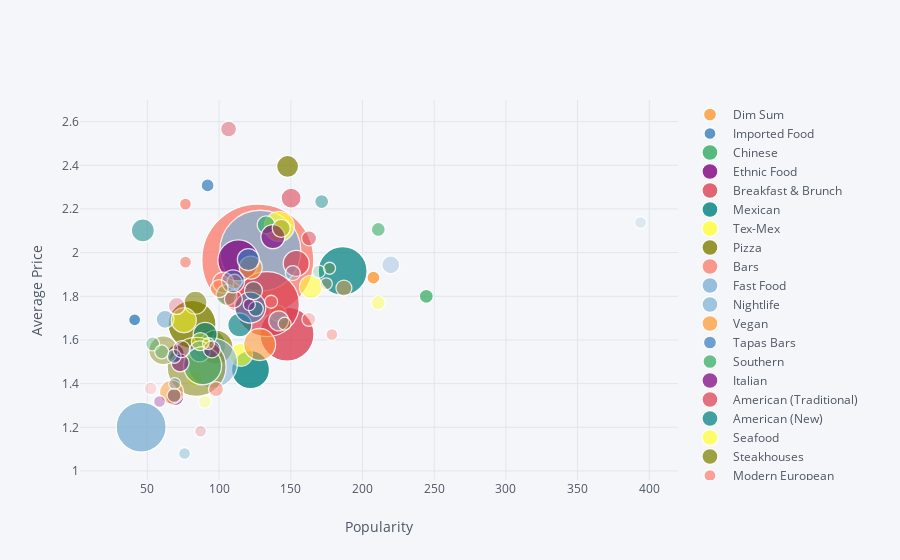

Notebook source saved alongside this figure:
### Markdown cell above
## Bubble chart for Avg Price vs Popularity (radius: total number of restaurants)

### Code cell
revDf=pd.DataFrame(data,columns=['Category','AvgReview','AvgPrice', 'TotalRest'])
import plotly.plotly as py
import cufflinks as cf
from plotly.offline import init_notebook_mode
init_notebook_mode(connected=True)
cf.set_config_file(offline=True, world_readable=True, theme='pearl')
revDf.iplot(kind='bubble', x='AvgReview', y='AvgPrice', size='TotalRest', text='TotalRest', categories='Category',
             xTitle='Popularity', yTitle='Average Price',
             filename='cufflinks/simple-bubble-chart')

### Figure 1 — Plotly figure (JSON) as saved in the notebook; plotly's stock layout.template omitted (floating-point values rounded to 4 significant figures)
{"data": [{"marker": {"color": "rgba(255, 153, 51, 1.0)", "line": {"width": 1.3}, "opacity": 0.8, "size": [13], "symbol": "circle"}, "mode": "markers", "name": " Dim Sum", "text": [35], "textfont": {"color": "#4D5663"}, "type": "scatter", "uid": "7424e561-65b1-471e-9ef1-405537c6eabf", "x": [207.6], "y": [1.886]}, {"marker": {"color": "rgba(55, 128, 191, 1.0)", "line": {"width": 1.3}, "opacity": 0.8, "size": [12], "symbol": "circle"}, "mode": "markers", "name": " Imported Food", "text": [26], "textfont": {"color": "#4D5663"}, "type": "scatter", "uid": "a15d7619-7a9c-484a-9a8d-176e0f286d0d", "x": [41.12], "y": [1.692]}, {"marker": {"color": "rgba(50, 171, 96, 1.0)", "line": {"width": 1.3}, "opacity": 0.8, "size": [32], "symbol": "circle"}, "mode": "markers", "name": " Chinese", "text": [286], "textfont": {"color": "#4D5663"}, "type": "scatter", "uid": "815499fa-2186-4b6d-a6c4-e01ac5521fd7", "x": [93.47], "y": [1.577]}, {"marker": {"color": "rgba(128, 0, 128, 1.0)", "line": {"width": 1.3}, "opacity": 0.8, "size": [17], "symbol": "circle"}, "mode": "markers", "name": " Ethnic Food", "text": [89], "textfont": {"color": "#4D5663"}, "type": "scatter", "uid": "24144f26-889e-4ebc-a3c1-f93b74dd85a2", "x": [69.83], "y": [1.539]}, {"marker": {"color": "rgba(219, 64, 82, 1.0)", "line": {"width": 1.3}, "opacity": 0.8, "size": [54], "symbol": "circle"}, "mode": "markers", "name": " Breakfast & Brunch", "text": [565], "textfont": {"color": "#4D5663"}, "type": "scatter", "uid": "357fcf6a-d40f-4a17-abbd-2128f999c3cd", "x": [147.3], "y": [1.627]}, {"marker": {"color": "rgba(0, 128, 128, 1.0)", "line": {"width": 1.3}, "opacity": 0.8, "size": [38], "symbol": "circle"}, "mode": "markers", "name": " Mexican", "text": [360], "textfont": {"color": "#4D5663"}, "type": "scatter", "uid": "defc9177-1bcd-44d1-9fa2-7e90373a797b", "x": [121.9], "y": [1.464]}, {"marker": {"color": "rgba(255, 255, 51, 1.0)", "line": {"width": 1.3}, "opacity": 0.8, "size": [16], "symbol": "circle"}, "mode": "markers", "name": " Tex-Mex", "text": [73], "textfont": {"color": "#4D5663"}, "type": "scatter", "uid": "a8a7cfa0-59e5-434d-8295-c9403ce345fd", "x": [83.14], "y": [1.425]}, {"marker": {"color": "rgba(128, 128, 0, 1.0)", "line": {"width": 1.3}, "opacity": 0.8, "size": [48], "symbol": "circle"}, "mode": "markers", "name": " Pizza", "text": [490], "textfont": {"color": "#4D5663"}, "type": "scatter", "uid": "f5552a80-01ee-4eab-936d-ae3756e0682a", "x": [81.09], "y": [1.671]}, {"marker": {"color": "rgba(251, 128, 114, 1.0)", "line": {"width": 1.3}, "opacity": 0.8, "size": [112], "symbol": "circle"}, "mode": "markers", "name": " Bars", "text": [1306], "textfont": {"color": "#4D5663"}, "type": "scatter", "uid": "f8cdd321-e3f2-42b5-804a-709ba1e7e1c9", "x": [127.0], "y": [1.966]}, {"marker": {"color": "rgba(128, 177, 211, 1.0)", "line": {"width": 1.3}, "opacity": 0.8, "size": [50], "symbol": "circle"}, "mode": "markers", "name": " Fast Food", "text": [517], "textfont": {"color": "#4D5663"}, "type": "scatter", "uid": "cf960b46-9c7f-4eb1-8784-be7aa9b3fb31", "x": [45.65], "y": [1.201]}, {"marker": {"color": "rgba(128, 177, 211, 0.9101123595505618)", "line": {"width": 1.3}, "opacity": 0.8, "size": [81], "symbol": "circle"}, "mode": "markers", "name": " Nightlife", "text": [919], "textfont": {"color": "#4D5663"}, "type": "scatter", "uid": "87095541-5e80-452d-a08c-d09b33ec7331", "x": [128.8], "y": [2.009]}, {"marker": {"color": "rgba(255, 153, 51, 0.9101123595505618)", "line": {"width": 1.3}, "opacity": 0.8, "size": [16], "symbol": "circle"}, "mode": "markers", "name": " Vegan", "text": [83], "textfont": {"color": "#4D5663"}, "type": "scatter", "uid": "d3bcf6de-faa1-472b-a6f9-9fcf834d9564", "x": [141.0], "y": [1.723]}, {"marker": {"color": "rgba(55, 128, 191, 0.9101123595505618)", "line": {"width": 1.3}, "opacity": 0.8, "size": [13], "symbol": "circle"}, "mode": "markers", "name": " Tapas Bars", "text": [39], "textfont": {"color": "#4D5663"}, "type": "scatter", "uid": "8433034a-94c9-4999-b98a-99407bd4f40d", "x": [92], "y": [2.308]}, {"marker": {"color": "rgba(50, 171, 96, 0.9101123595505618)", "line": {"width": 1.3}, "opacity": 0.8, "size": [14], "symbol": "circle"}, "mode": "markers", "name": " Southern", "text": [50], "textfont": {"color": "#4D5663"}, "type": "scatter", "uid": "19a5c381-b4c4-4bca-846a-05eee366fcdf", "x": [244.5], "y": [1.8]}, {"marker": {"color": "rgba(128, 0, 128, 0.9101123595505618)", "line": {"width": 1.3}, "opacity": 0.8, "size": [41], "symbol": "circle"}, "mode": "markers", "name": " Italian", "text": [395], "textfont": {"color": "#4D5663"}, "type": "scatter", "uid": "b8dab96a-dbc6-4342-bf01-093c7f9466bc", "x": [113.4], "y": [1.965]}, {"marker": {"color": "rgba(219, 64, 82, 0.9101123595505618)", "line": {"width": 1.3}, "opacity": 0.8, "size": [65], "symbol": "circle"}, "mode": "markers", "name": " American (Traditional)", "text": [712], "textfont": {"color": "#4D5663"}, "type": "scatter", "uid": "e674c34b-67e2-4119-9d29-263999c3c51a", "x": [133.3], "y": [1.764]}, {"marker": {"color": "rgba(0, 128, 128, 0.9101123595505618)", "line": {"width": 1.3}, "opacity": 0.8, "size": [49], "symbol": "circle"}, "mode": "markers", "name": " American (New)", "text": [499], "textfont": {"color": "#4D5663"}, "type": "scatter", "uid": "f6093f5b-3402-4453-ad32-14b595e6c9e6", "x": [186.2], "y": [1.916]}, {"marker": {"color": "rgba(255, 255, 51, 0.9101123595505618)", "line": {"width": 1.3}, "opacity": 0.8, "size": [30], "symbol": "circle"}, "mode": "markers", "name": " Seafood", "text": [258], "textfont": {"color": "#4D5663"}, "type": "scatter", "uid": "7e6b6678-1baf-443b-851b-c1e865f1da9f", "x": [142.0], "y": [2.12]}, {"marker": {"color": "rgba(128, 128, 0, 0.9101123595505618)", "line": {"width": 1.3}, "opacity": 0.8, "size": [22], "symbol": "circle"}, "mode": "markers", "name": " Steakhouses", "text": [152], "textfont": {"color": "#4D5663"}, "type": "scatter", "uid": "cff412ee-a478-43f7-9765-cb5785644fe1", "x": [147.8], "y": [2.395]}, {"marker": {"color": "rgba(251, 128, 114, 0.9101123595505618)", "line": {"width": 1.3}, "opacity": 0.8, "size": [12], "symbol": "circle"}, "mode": "markers", "name": " Modern European", "text": [27], "textfont": {"color": "#4D5663"}, "type": "scatter", "uid": "bd662401-d4a5-4bf4-a29f-86f608b1d4d9", "x": [76.56], "y": [2.222]}, {"marker": {"color": "rgba(251, 128, 114, 0.8202247191011236)", "line": {"width": 1.3}, "opacity": 0.8, "size": [12], "symbol": "circle"}, "mode": "markers", "name": " Hookah Bars", "text": [23], "textfont": {"color": "#4D5663"}, "type": "scatter", "uid": "057c4198-2da0-41a4-8381-9e5eab036c04", "x": [76.57], "y": [1.957]}, {"marker": {"color": "rgba(128, 177, 211, 0.8202247191011236)", "line": {"width": 1.3}, "opacity": 0.8, "size": [18], "symbol": "circle"}, "mode": "markers", "name": " Middle Eastern", "text": [108], "textfont": {"color": "#4D5663"}, "type": "scatter", "uid": "b0308947-d5a3-4eef-93b5-c6f7f674293d", "x": [62.32], "y": [1.694]}, {"marker": {"color": "rgba(255, 153, 51, 0.8202247191011236)", "line": {"width": 1.3}, "opacity": 0.8, "size": [23], "symbol": "circle"}, "mode": "markers", "name": " Beer", "text": [175], "textfont": {"color": "#4D5663"}, "type": "scatter", "uid": "9c55dc70-55b0-4b01-9c32-a32bcffdad36", "x": [122.1], "y": [1.931]}, {"marker": {"color": "rgba(55, 128, 191, 0.8202247191011236)", "line": {"width": 1.3}, "opacity": 0.8, "size": [22], "symbol": "circle"}, "mode": "markers", "name": " Wine & Spirits", "text": [157], "textfont": {"color": "#4D5663"}, "type": "scatter", "uid": "501e6537-0f14-4636-9545-23ce7c4e1989", "x": [120.4], "y": [1.968]}, {"marker": {"color": "rgba(50, 171, 96, 0.8202247191011236)", "line": {"width": 1.3}, "opacity": 0.8, "size": [18], "symbol": "circle"}, "mode": "markers", "name": " Lounges", "text": [102], "textfont": {"color": "#4D5663"}, "type": "scatter", "uid": "ae020d4b-c732-48a1-823a-a1d06bd73f59", "x": [132.8], "y": [2.127]}, {"marker": {"color": "rgba(128, 0, 128, 0.8202247191011236)", "line": {"width": 1.3}, "opacity": 0.8, "size": [24], "symbol": "circle"}, "mode": "markers", "name": " Sushi Bars", "text": [178], "textfont": {"color": "#4D5663"}, "type": "scatter", "uid": "821860ba-e3cd-4f69-b533-8e7f8d892d45", "x": [137.5], "y": [2.073]}, {"marker": {"color": "rgba(219, 64, 82, 0.8202247191011236)", "line": {"width": 1.3}, "opacity": 0.8, "size": [26], "symbol": "circle"}, "mode": "markers", "name": " Japanese", "text": [203], "textfont": {"color": "#4D5663"}, "type": "scatter", "uid": "1ce995ea-7b55-4ff3-b788-21e86a8c71d5", "x": [153.8], "y": [1.951]}, {"marker": {"color": "rgba(0, 128, 128, 0.8202247191011236)", "line": {"width": 1.3}, "opacity": 0.8, "size": [24], "symbol": "circle"}, "mode": "markers", "name": " Desserts", "text": [187], "textfont": {"color": "#4D5663"}, "type": "scatter", "uid": "3196a211-be6a-4f2a-a3e1-65ae1d6da76c", "x": [114.4], "y": [1.668]}, {"marker": {"color": "rgba(255, 255, 51, 0.8202247191011236)", "line": {"width": 1.3}, "opacity": 0.8, "size": [23], "symbol": "circle"}, "mode": "markers", "name": " Bakeries", "text": [171], "textfont": {"color": "#4D5663"}, "type": "scatter", "uid": "12c663c2-713b-4de5-bfdf-2f33bc42b2c1", "x": [115.2], "y": [1.532]}, {"marker": {"color": "rgba(128, 128, 0, 0.8202247191011236)", "line": {"width": 1.3}, "opacity": 0.8, "size": [34], "symbol": "circle"}, "mode": "markers", "name": " Cafes", "text": [312], "textfont": {"color": "#4D5663"}, "type": "scatter", "uid": "0a6299c8-556c-434b-9695-d60c2190948c", "x": [97.86], "y": [1.567]}, {"marker": {"color": "rgba(128, 128, 0, 0.7303370786516854)", "line": {"width": 1.3}, "opacity": 0.8, "size": [23], "symbol": "circle"}, "mode": "markers", "name": " Mediterranean", "text": [170], "textfont": {"color": "#4D5663"}, "type": "scatter", "uid": "2176c11f-a53f-4da4-80b0-ddd50469ffce", "x": [83.51], "y": [1.771]}, {"marker": {"color": "rgba(251, 128, 114, 0.7303370786516854)", "line": {"width": 1.3}, "opacity": 0.8, "size": [21], "symbol": "circle"}, "mode": "markers", "name": " Pubs", "text": [146], "textfont": {"color": "#4D5663"}, "type": "scatter", "uid": "f80c0c88-6e79-417f-a28a-a8fafbdddfb5", "x": [102.8], "y": [1.863]}, {"marker": {"color": "rgba(128, 177, 211, 0.7303370786516854)", "line": {"width": 1.3}, "opacity": 0.8, "size": [50], "symbol": "circle"}, "mode": "markers", "name": " Burgers", "text": [510], "textfont": {"color": "#4D5663"}, "type": "scatter", "uid": "9319dc0e-ed19-40ce-9d27-f1f696cfa712", "x": [95.43], "y": [1.494]}, {"marker": {"color": "rgba(255, 153, 51, 0.7303370786516854)", "line": {"width": 1.3}, "opacity": 0.8, "size": [32], "symbol": "circle"}, "mode": "markers", "name": " Salad", "text": [278], "textfont": {"color": "#4D5663"}, "type": "scatter", "uid": "65780ca9-0b80-41ed-b58d-ca1430a72d09", "x": [128.3], "y": [1.579]}, {"marker": {"color": "rgba(55, 128, 191, 0.7303370786516854)", "line": {"width": 1.3}, "opacity": 0.8, "size": [31], "symbol": "circle"}, "mode": "markers", "name": " Event Planning & Services", "text": [270], "textfont": {"color": "#4D5663"}, "type": "scatter", "uid": "1f201b67-9348-4bc1-9789-e2ba771554c1", "x": [121.7], "y": [1.748]}, {"marker": {"color": "rgba(50, 171, 96, 0.7303370786516854)", "line": {"width": 1.3}, "opacity": 0.8, "size": [14], "symbol": "circle"}, "mode": "markers", "name": " Venues & Event Spaces", "text": [47], "textfont": {"color": "#4D5663"}, "type": "scatter", "uid": "dfe63559-1335-4435-9413-bf74dc338ff3", "x": [211.0], "y": [2.106]}, {"marker": {"color": "rgba(128, 0, 128, 0.7303370786516854)", "line": {"width": 1.3}, "opacity": 0.8, "size": [18], "symbol": "circle"}, "mode": "markers", "name": " Ice Cream & Frozen Yogurt", "text": [100], "textfont": {"color": "#4D5663"}, "type": "scatter", "uid": "dd24e745-a7ad-46fb-965a-f5f99825300a", "x": [69.19], "y": [1.34]}, {"marker": {"color": "rgba(219, 64, 82, 0.7303370786516854)", "line": {"width": 1.3}, "opacity": 0.8, "size": [20], "symbol": "circle"}, "mode": "markers", "name": " Wine Bars", "text": [124], "textfont": {"color": "#4D5663"}, "type": "scatter", "uid": "96bdde25-0890-4641-8ede-670b1ee7d199", "x": [150.2], "y": [2.25]}, {"marker": {"color": "rgba(0, 128, 128, 0.7303370786516854)", "line": {"width": 1.3}, "opacity": 0.8, "size": [24], "symbol": "circle"}, "mode": "markers", "name": " Caterers", "text": [187], "textfont": {"color": "#4D5663"}, "type": "scatter", "uid": "a58627bc-54ac-44ee-8d51-64142480ae64", "x": [90.31], "y": [1.626]}, {"marker": {"color": "rgba(255, 255, 51, 0.7303370786516854)", "line": {"width": 1.3}, "opacity": 0.8, "size": [23], "symbol": "circle"}, "mode": "markers", "name": " Asian Fusion", "text": [172], "textfont": {"color": "#4D5663"}, "type": "scatter", "uid": "1f5dec85-9bb3-4d64-9034-d7ac6f15af7c", "x": [164.1], "y": [1.843]}, {"marker": {"color": "rgba(255, 255, 51, 0.6404494382022472)", "line": {"width": 1.3}, "opacity": 0.8, "size": [25], "symbol": "circle"}, "mode": "markers", "name": " Specialty Food", "text": [197], "textfont": {"color": "#4D5663"}, "type": "scatter", "uid": "9949e572-cdc9-43c1-bc49-d8d00818eacb", "x": [75.41], "y": [1.69]}, {"marker": {"color": "rgba(128, 128, 0, 0.6404494382022472)", "line": {"width": 1.3}, "opacity": 0.8, "size": [59], "symbol": "circle"}, "mode": "markers", "name": " Sandwiches", "text": [633], "textfont": {"color": "#4D5663"}, "type": "scatter", "uid": "bac2e747-329f-42f6-bb54-0191d7b4bc49", "x": [84.33], "y": [1.477]}, {"marker": {"color": "rgba(251, 128, 114, 0.6404494382022472)", "line": {"width": 1.3}, "opacity": 0.8, "size": [15], "symbol": "circle"}, "mode": "markers", "name": " Hot Dogs", "text": [64], "textfont": {"color": "#4D5663"}, "type": "scatter", "uid": "8a116465-0489-4faf-80c1-fca404ecbe4b", "x": [97.89], "y": [1.375]}, {"marker": {"color": "rgba(128, 177, 211, 0.6404494382022472)", "line": {"width": 1.3}, "opacity": 0.8, "size": [20], "symbol": "circle"}, "mode": "markers", "name": " Vegetarian", "text": [128], "textfont": {"color": "#4D5663"}, "type": "scatter", "uid": "b90c3439-df8e-429d-9191-4b547b55e8c5", "x": [141.6], "y": [1.688]}, {"marker": {"color": "rgba(255, 153, 51, 0.6404494382022472)", "line": {"width": 1.3}, "opacity": 0.8, "size": [24], "symbol": "circle"}, "mode": "markers", "name": " Delis", "text": [183], "textfont": {"color": "#4D5663"}, "type": "scatter", "uid": "d4ce6b3b-ec74-4c16-8516-cfda2c200a25", "x": [66.84], "y": [1.361]}, {"marker": {"color": "rgba(55, 128, 191, 0.6404494382022472)", "line": {"width": 1.3}, "opacity": 0.8, "size": [21], "symbol": "circle"}, "mode": "markers", "name": " Diners", "text": [148], "textfont": {"color": "#4D5663"}, "type": "scatter", "uid": "4e8b6356-08dd-419b-b6ae-40a8cbd502f6", "x": [86.41], "y": [1.547]}, {"marker": {"color": "rgba(50, 171, 96, 0.6404494382022472)", "line": {"width": 1.3}, "opacity": 0.8, "size": [38], "symbol": "circle"}, "mode": "markers", "name": " Coffee & Tea", "text": [359], "textfont": {"color": "#4D5663"}, "type": "scatter", "uid": "749ec405-c51d-48a4-9372-dd6a07e8fc4e", "x": [88.5], "y": [1.482]}, {"marker": {"color": "rgba(128, 0, 128, 0.6404494382022472)", "line": {"width": 1.3}, "opacity": 0.8, "size": [18], "symbol": "circle"}, "mode": "markers", "name": " Juice Bars & Smoothies", "text": [103], "textfont": {"color": "#4D5663"}, "type": "scatter", "uid": "5ce979e6-85bd-483e-bc03-500044155893", "x": [72.82], "y": [1.495]}, {"marker": {"color": "rgba(219, 64, 82, 0.6404494382022472)", "line": {"width": 1.3}, "opacity": 0.8, "size": [15], "symbol": "circle"}, "mode": "markers", "name": " Gastropubs", "text": [61], "textfont": {"color": "#4D5663"}, "type": "scatter", "uid": "133b5e98-d469-4d7f-be6b-07dcdec85db9", "x": [162.8], "y": [2.066]}, {"marker": {"color": "rgba(0, 128, 128, 0.6404494382022472)", "line": {"width": 1.3}, "opacity": 0.8, "size": [23], "symbol": "circle"}, "mode": "markers", "name": " Canadian (New)", "text": [167], "textfont": {"color": "#4D5663"}, "type": "scatter", "uid": "81f55606-d1db-4ec7-b4c1-f404447711a7", "x": [46.83], "y": [2.102]}, {"marker": {"color": "rgba(0, 128, 128, 0.550561797752809)", "line": {"width": 1.3}, "opacity": 0.8, "size": [14], "symbol": "circle"}, "mode": "markers", "name": " Tapas/Small Plates", "text": [47], "textfont": {"color": "#4D5663"}, "type": "scatter", "uid": "a31da060-fd6b-4e7f-aaaa-d0ca4b6b8a39", "x": [171.5], "y": [2.234]}, {"marker": {"color": "rgba(255, 255, 51, 0.550561797752809)", "line": {"width": 1.3}, "opacity": 0.8, "size": [14], "symbol": "circle"}, "mode": "markers", "name": " Local Flavor", "text": [48], "textfont": {"color": "#4D5663"}, "type": "scatter", "uid": "6075e631-528b-4fa9-abd2-1e645a556222", "x": [211.0], "y": [1.771]}, {"marker": {"color": "rgba(128, 128, 0, 0.550561797752809)", "line": {"width": 1.3}, "opacity": 0.8, "size": [29], "symbol": "circle"}, "mode": "markers", "name": " Chicken Wings", "text": [246], "textfont": {"color": "#4D5663"}, "type": "scatter", "uid": "d20b4812-1032-4edc-9117-b75d124ff0e3", "x": [61.06], "y": [1.553]}, {"marker": {"color": "rgba(251, 128, 114, 0.550561797752809)", "line": {"width": 1.3}, "opacity": 0.8, "size": [12], "symbol": "circle"}, "mode": "markers", "name": " Hawaiian", "text": [32], "textfont": {"color": "#4D5663"}, "type": "scatter", "uid": "2f1352cf-6a69-41e2-a6fd-cf635d134b2a", "x": [178.7], "y": [1.625]}, {"marker": {"color": "rgba(128, 177, 211, 0.550561797752809)", "line": {"width": 1.3}, "opacity": 0.8, "size": [12], "symbol": "circle"}, "mode": "markers", "name": " Donuts", "text": [25], "textfont": {"color": "#4D5663"}, "type": "scatter", "uid": "2ab3eb73-2763-4faf-96b2-1be79dc9f521", "x": [75.92], "y": [1.08]}, {"marker": {"color": "rgba(255, 153, 51, 0.550561797752809)", "line": {"width": 1.3}, "opacity": 0.8, "size": [16], "symbol": "circle"}, "mode": "markers", "name": " Buffets", "text": [74], "textfont": {"color": "#4D5663"}, "type": "scatter", "uid": "11a1cb75-ebd1-47c1-b747-edb007a9e202", "x": [187.0], "y": [1.838]}, {"marker": {"color": "rgba(55, 128, 191, 0.550561797752809)", "line": {"width": 1.3}, "opacity": 0.8, "size": [14], "symbol": "circle"}, "mode": "markers", "name": " Food Delivery Services", "text": [59], "textfont": {"color": "#4D5663"}, "type": "scatter", "uid": "33c6a0fc-69d2-48f3-8d7a-b936d55572c2", "x": [68.64], "y": [1.525]}, {"marker": {"color": "rgba(50, 171, 96, 0.550561797752809)", "line": {"width": 1.3}, "opacity": 0.8, "size": [21], "symbol": "circle"}, "mode": "markers", "name": " Barbeque", "text": [149], "textfont": {"color": "#4D5663"}, "type": "scatter", "uid": "2cb1222a-2726-4564-b0e8-3135e6579245", "x": [105.2], "y": [1.805]}, {"marker": {"color": "rgba(128, 0, 128, 0.550561797752809)", "line": {"width": 1.3}, "opacity": 0.8, "size": [17], "symbol": "circle"}, "mode": "markers", "name": " Soup", "text": [88], "textfont": {"color": "#4D5663"}, "type": "scatter", "uid": "cbd15af2-8bc1-4d09-b096-afc3ef29b08c", "x": [94.98], "y": [1.557]}, {"marker": {"color": "rgba(219, 64, 82, 0.550561797752809)", "line": {"width": 1.3}, "opacity": 0.8, "size": [16], "symbol": "circle"}, "mode": "markers", "name": " French", "text": [83], "textfont": {"color": "#4D5663"}, "type": "scatter", "uid": "d184f4de-6e31-4ef5-8711-f7765b782d87", "x": [106.6], "y": [2.566]}, {"marker": {"color": "rgba(219, 64, 82, 0.46067415730337086)", "line": {"width": 1.3}, "opacity": 0.8, "size": [18], "symbol": "circle"}, "mode": "markers", "name": " Indian", "text": [108], "textfont": {"color": "#4D5663"}, "type": "scatter", "uid": "70b502eb-4976-4923-b666-90e83e5b0933", "x": [110.0], "y": [1.787]}, {"marker": {"color": "rgba(0, 128, 128, 0.46067415730337086)", "line": {"width": 1.3}, "opacity": 0.8, "size": [15], "symbol": "circle"}, "mode": "markers", "name": " Grocery", "text": [66], "textfont": {"color": "#4D5663"}, "type": "scatter", "uid": "ef8d32ac-df1d-4d46-a281-4f45767e6ab0", "x": [125.6], "y": [1.742]}, {"marker": {"color": "rgba(255, 255, 51, 0.46067415730337086)", "line": {"width": 1.3}, "opacity": 0.8, "size": [18], "symbol": "circle"}, "mode": "markers", "name": " Greek", "text": [103], "textfont": {"color": "#4D5663"}, "type": "scatter", "uid": "95084d50-958b-46e5-a5ad-642850c93aa1", "x": [86.91], "y": [1.592]}, {"marker": {"color": "rgba(128, 128, 0, 0.46067415730337086)", "line": {"width": 1.3}, "opacity": 0.8, "size": [18], "symbol": "circle"}, "mode": "markers", "name": " Cocktail Bars", "text": [108], "textfont": {"color": "#4D5663"}, "type": "scatter", "uid": "afcafadb-c2ed-413c-9f9d-ebdc8ec009fe", "x": [143.3], "y": [2.111]}, {"marker": {"color": "rgba(251, 128, 114, 0.46067415730337086)", "line": {"width": 1.3}, "opacity": 0.8, "size": [14], "symbol": "circle"}, "mode": "markers", "name": " Latin American", "text": [59], "textfont": {"color": "#4D5663"}, "type": "scatter", "uid": "6b7ff6b0-71f6-49b0-b8aa-b2b1cb8a904a", "x": [162.6], "y": [1.695]}, {"marker": {"color": "rgba(128, 177, 211, 0.46067415730337086)", "line": {"width": 1.3}, "opacity": 0.8, "size": [18], "symbol": "circle"}, "mode": "markers", "name": " Arts & Entertainment", "text": [107], "textfont": {"color": "#4D5663"}, "type": "scatter", "uid": "aaa619eb-6249-4b23-b296-448a4f6b58da", "x": [219.7], "y": [1.944]}, {"marker": {"color": "rgba(255, 153, 51, 0.46067415730337086)", "line": {"width": 1.3}, "opacity": 0.8, "size": [15], "symbol": "circle"}, "mode": "markers", "name": " Shopping", "text": [60], "textfont": {"color": "#4D5663"}, "type": "scatter", "uid": "cf553977-91f2-4ad7-85a8-9895b0bf4317", "x": [110.8], "y": [1.867]}, {"marker": {"color": "rgba(55, 128, 191, 0.46067415730337086)", "line": {"width": 1.3}, "opacity": 0.8, "size": [23], "symbol": "circle"}, "mode": "markers", "name": " Sports Bars", "text": [175], "textfont": {"color": "#4D5663"}, "type": "scatter", "uid": "c766f5eb-525f-4a35-8b33-f7c4edee4259", "x": [109.7], "y": [1.869]}, {"marker": {"color": "rgba(50, 171, 96, 0.46067415730337086)", "line": {"width": 1.3}, "opacity": 0.8, "size": [14], "symbol": "circle"}, "mode": "markers", "name": " Halal", "text": [55], "textfont": {"color": "#4D5663"}, "type": "scatter", "uid": "cdd8b68d-286f-4100-9232-d7ef8113af4f", "x": [53.65], "y": [1.582]}, {"marker": {"color": "rgba(128, 0, 128, 0.46067415730337086)", "line": {"width": 1.3}, "opacity": 0.8, "size": [12], "symbol": "circle"}, "mode": "markers", "name": " Party & Event Planning", "text": [21], "textfont": {"color": "#4D5663"}, "type": "scatter", "uid": "50463471-b816-45fa-a62e-24e1b9f9ef8c", "x": [121.1], "y": [1.762]}, {"marker": {"color": "rgba(128, 0, 128, 0.37078651685393266)", "line": {"width": 1.3}, "opacity": 0.8, "size": [12], "symbol": "circle"}, "mode": "markers", "name": " Food Stands", "text": [22], "textfont": {"color": "#4D5663"}, "type": "scatter", "uid": "a0654703-8527-40d0-9966-7844b82886f6", "x": [58.45], "y": [1.318]}, {"marker": {"color": "rgba(219, 64, 82, 0.37078651685393266)", "line": {"width": 1.3}, "opacity": 0.8, "size": [17], "symbol": "circle"}, "mode": "markers", "name": " Comfort Food", "text": [86], "textfont": {"color": "#4D5663"}, "type": "scatter", "uid": "4501fa24-b6e8-4401-8d0c-9c8587e25fb1", "x": [70.49], "y": [1.756]}, {"marker": {"color": "rgba(0, 128, 128, 0.37078651685393266)", "line": {"width": 1.3}, "opacity": 0.8, "size": [18], "symbol": "circle"}, "mode": "markers", "name": " Gluten-Free", "text": [109], "textfont": {"color": "#4D5663"}, "type": "scatter", "uid": "831648dd-e35c-4c6c-b374-265ecf6ed611", "x": [124.0], "y": [1.826]}, {"marker": {"color": "rgba(255, 255, 51, 0.37078651685393266)", "line": {"width": 1.3}, "opacity": 0.8, "size": [13], "symbol": "circle"}, "mode": "markers", "name": " Bagels", "text": [41], "textfont": {"color": "#4D5663"}, "type": "scatter", "uid": "dc1584ad-4e97-4963-84df-3f28d08ed9b7", "x": [90.07], "y": [1.317]}, {"marker": {"color": "rgba(128, 128, 0, 0.37078651685393266)", "line": {"width": 1.3}, "opacity": 0.8, "size": [13], "symbol": "circle"}, "mode": "markers", "name": " Noodles", "text": [43], "textfont": {"color": "#4D5663"}, "type": "scatter", "uid": "a5cd446c-9c2d-467d-aec1-6f99a1f0a88e", "x": [145.7], "y": [1.674]}, {"marker": {"color": "rgba(251, 128, 114, 0.37078651685393266)", "line": {"width": 1.3}, "opacity": 0.8, "size": [13], "symbol": "circle"}, "mode": "markers", "name": " Beer Bar", "text": [40], "textfont": {"color": "#4D5663"}, "type": "scatter", "uid": "857b3e19-8c0e-47b3-8662-d7ac05cb869f", "x": [136.3], "y": [1.775]}, {"marker": {"color": "rgba(128, 177, 211, 0.37078651685393266)", "line": {"width": 1.3}, "opacity": 0.8, "size": [15], "symbol": "circle"}, "mode": "markers", "name": " Korean", "text": [64], "textfont": {"color": "#4D5663"}, "type": "scatter", "uid": "70f93fb7-3a47-48d4-a4f5-2c13e6d646fa", "x": [151.4], "y": [1.906]}, {"marker": {"color": "rgba(255, 153, 51, 0.37078651685393266)", "line": {"width": 1.3}, "opacity": 0.8, "size": [18], "symbol": "circle"}, "mode": "markers", "name": " Thai", "text": [109], "textfont": {"color": "#4D5663"}, "type": "scatter", "uid": "bc8d380a-3b35-4e9f-8f6a-cdd72689e652", "x": [100.1], "y": [1.835]}, {"marker": {"color": "rgba(55, 128, 191, 0.37078651685393266)", "line": {"width": 1.3}, "opacity": 0.8, "size": [12], "symbol": "circle"}, "mode": "markers", "name": " Wraps", "text": [25], "textfont": {"color": "#4D5663"}, "type": "scatter", "uid": "c5024207-decd-466a-8256-41af8c3b3881", "x": [69.04], "y": [1.4]}, {"marker": {"color": "rgba(50, 171, 96, 0.37078651685393266)", "line": {"width": 1.3}, "opacity": 0.8, "size": [14], "symbol": "circle"}, "mode": "markers", "name": " Caribbean", "text": [55], "textfont": {"color": "#4D5663"}, "type": "scatter", "uid": "bb818a15-1e2e-451e-8916-27357182b65d", "x": [60], "y": [1.545]}, {"marker": {"color": "rgba(50, 171, 96, 0.28089887640449446)", "line": {"width": 1.3}, "opacity": 0.8, "size": [13], "symbol": "circle"}, "mode": "markers", "name": " Music Venues", "text": [46], "textfont": {"color": "#4D5663"}, "type": "scatter", "uid": "83ce5801-fa79-4d40-8d10-a0c139e4bdb2", "x": [169.5], "y": [1.913]}, {"marker": {"color": "rgba(128, 0, 128, 0.28089887640449446)", "line": {"width": 1.3}, "opacity": 0.8, "size": [17], "symbol": "circle"}, "mode": "markers", "name": " Vietnamese", "text": [86], "textfont": {"color": "#4D5663"}, "type": "scatter", "uid": "77fe19e2-b78c-4c89-bacf-3abc4595c0a5", "x": [73.85], "y": [1.558]}, {"marker": {"color": "rgba(219, 64, 82, 0.28089887640449446)", "line": {"width": 1.3}, "opacity": 0.8, "size": [12], "symbol": "circle"}, "mode": "markers", "name": " Bubble Tea", "text": [22], "textfont": {"color": "#4D5663"}, "type": "scatter", "uid": "496ae07a-4d04-46fe-a9fd-49a2a8841aac", "x": [87.09], "y": [1.182]}, {"marker": {"color": "rgba(0, 128, 128, 0.28089887640449446)", "line": {"width": 1.3}, "opacity": 0.8, "size": [14], "symbol": "circle"}, "mode": "markers", "name": " Chicken Shop", "text": [52], "textfont": {"color": "#4D5663"}, "type": "scatter", "uid": "50e4944f-11a9-4791-bad5-c4d66b1b4e1c", "x": [68.67], "y": [1.346]}, {"marker": {"color": "rgba(255, 255, 51, 0.28089887640449446)", "line": {"width": 1.3}, "opacity": 0.8, "size": [12], "symbol": "circle"}, "mode": "markers", "name": " Dive Bars", "text": [24], "textfont": {"color": "#4D5663"}, "type": "scatter", "uid": "95f67091-f4bc-4b87-81ef-545b7fca3112", "x": [92.58], "y": [1.583]}, {"marker": {"color": "rgba(128, 128, 0, 0.28089887640449446)", "line": {"width": 1.3}, "opacity": 0.8, "size": [12], "symbol": "circle"}, "mode": "markers", "name": " Active Life", "text": [28], "textfont": {"color": "#4D5663"}, "type": "scatter", "uid": "e7053de9-6a03-40f9-8759-394498e864c3", "x": [177.0], "y": [1.929]}, {"marker": {"color": "rgba(251, 128, 114, 0.28089887640449446)", "line": {"width": 1.3}, "opacity": 0.8, "size": [13], "symbol": "circle"}, "mode": "markers", "name": " Food Trucks", "text": [45], "textfont": {"color": "#4D5663"}, "type": "scatter", "uid": "e9ea59c3-b09d-471c-b817-483f1e80ba4d", "x": [52.22], "y": [1.378]}, {"marker": {"color": "rgba(128, 177, 211, 0.28089887640449446)", "line": {"width": 1.3}, "opacity": 0.8, "size": [12], "symbol": "circle"}, "mode": "markers", "name": " Hotels & Travel", "text": [29], "textfont": {"color": "#4D5663"}, "type": "scatter", "uid": "22d1d17f-9d33-4a2f-85c5-fc3dcc410f91", "x": [393.9], "y": [2.138]}, {"marker": {"color": "rgba(255, 153, 51, 0.28089887640449446)", "line": {"width": 1.3}, "opacity": 0.8, "size": [12], "symbol": "circle"}, "mode": "markers", "name": " Breweries", "text": [28], "textfont": {"color": "#4D5663"}, "type": "scatter", "uid": "77f409d2-8949-458d-ba61-9e302cda6fc6", "x": [174.8], "y": [1.857]}], "layout": {"legend": {"bgcolor": "#F5F6F9", "font": {"color": "#4D5663"}}, "paper_bgcolor": "#F5F6F9", "plot_bgcolor": "#F5F6F9", "title": {"font": {"color": "#4D5663"}}, "xaxis": {"gridcolor": "#E1E5ED", "showgrid": true, "tickfont": {"color": "#4D5663"}, "title": {"font": {"color": "#4D5663"}, "text": "Popularity"}, "zerolinecolor": "#E1E5ED"}, "yaxis": {"gridcolor": "#E1E5ED", "showgrid": true, "tickfont": {"color": "#4D5663"}, "title": {"font": {"color": "#4D5663"}, "text": "Average Price"}, "zerolinecolor": "#E1E5ED"}}}
